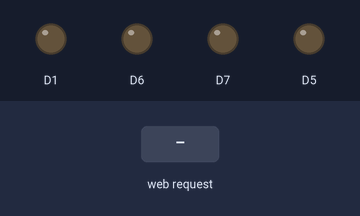
A sketch run on a simulated ESP8266 (NodeMCU). On the bench: output pins drawn as LEDs (lit = HIGH). Inputs (shaded band) come from the test bench. WiFi joins after 1.5 s; servers stay silent unless stated; what the sketch prints to the serial monitor is not drawn.

Above: at 2.7 s.
2.8 s: HTTP request GET /activar?activacion=1 received
At 4.0 s:
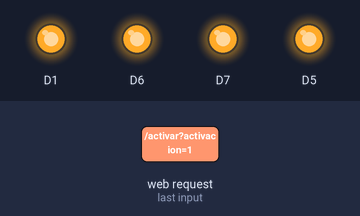
5.8 s: HTTP request GET /activar?activacion=0 received
At 6.3 s:
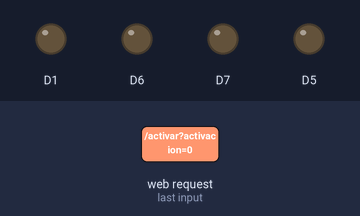
7.3 s: HTTP request GET /activar?activacion=120 received
At 8.7 s:
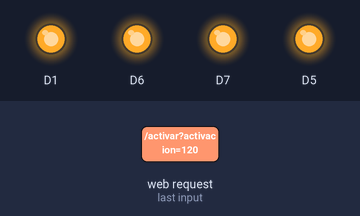
Timing chart, 0 to 9.8 s (numbered marks = the images above; inputs shaded):
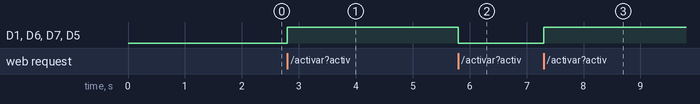

Measured:
- after the input at 2.8 s, D1, D6, D7, D5: LOW → HIGH at once
- after the input at 5.8 s, D1, D6, D7, D5: HIGH → LOW at once
- after the input at 7.3 s, D1, D6, D7, D5: LOW → HIGH at once

The sketch:

RELES_code_receptor.ino
```cpp
#include <ESP8266WiFi.h>
#include <ESP8266WebServer.h>

// --- Credenciales WiFi ---
const char* ssid     = "Proyecto_IOT";
const char* password = "Pr0yect010T";

// --- IP estática ---
IPAddress local_IP(172, 31, 0, 111);
IPAddress gateway(172, 31, 0, 1);
IPAddress subnet(255, 255, 255, 0);

// --- Servidor HTTP ---
ESP8266WebServer server(80);

// --- Pines de relés ---
#define RELAY_ON   1
#define RELAY_OFF  0

bool servidorIniciado    = false;
bool relesPorFalloWiFi   = false;
int  lastState           = RELAY_OFF;

void setRelays(int estado) {
  digitalWrite(D1, estado ? RELAY_ON : RELAY_OFF);
  digitalWrite(D5, estado ? RELAY_ON : RELAY_OFF);
  digitalWrite(D6, estado ? RELAY_ON : RELAY_OFF);
  digitalWrite(D7, estado ? RELAY_ON : RELAY_OFF);
}

void activarRelesPorDefecto() {
  setRelays(1);
  Serial.println("WiFi no disponible → relés ACTIVADOS (fallback).");
  relesPorFalloWiFi = true;
}

void manejarActivacion() {
  Serial.println("==> /activar INVOCADO");
  if (!server.hasArg("activacion")) {
    Serial.println("   ✖ falta arg ‘activacion’");
    server.send(400, "text/plain", "Falta argumento 'activacion'");
    return;
  }

  int estado = server.arg("activacion").toInt();
  Serial.printf("   • activacion = %d\n", estado);

  setRelays(estado);
  lastState        = estado;
  relesPorFalloWiFi = false;
  Serial.println( estado ? "   ✔ Relés ACTIVADOS" : "   ✔ Relés DESACTIVADOS" );

  // Forzar cierre del socket para evitar arrastrar conexiones viejas
  server.sendHeader("Connection", "close");
  server.send(200, "text/plain", "Recibido");
}

void setup() {
  Serial.begin(115200);
  pinMode(D1, OUTPUT);
  pinMode(D5, OUTPUT);
  pinMode(D6, OUTPUT);
  pinMode(D7, OUTPUT);
  setRelays(RELAY_OFF);

  // 1) Habilitar reconexión automática y persistencia
  WiFi.setAutoReconnect(true);
  WiFi.persistent(true);

  // 2) Configurar IP estática
  WiFi.config(local_IP, gateway, subnet);

  // 3) Iniciar conexión WiFi
  WiFi.begin(ssid, password);
  Serial.print("Conectando a WiFi");
  unsigned long inicio = millis();
  while (WiFi.status() != WL_CONNECTED && millis() - inicio < 10000) {
    delay(500);
    Serial.print(".");
  }
  Serial.println();

  // 4) Registrar ruta HTTP UNA sola vez
  server.on("/activar", manejarActivacion);

  // 5) Arrancar servidor o activar fallback
  if (WiFi.status() == WL_CONNECTED) {
    Serial.println("→ Conectado. IP: " + WiFi.localIP().toString());
    server.begin();
    servidorIniciado = true;
    Serial.println("Servidor HTTP iniciado");
  } else {
    Serial.println("! No conectado en setup. Activando fallback.");
    activarRelesPorDefecto();
  }
}

void loop() {
  if (WiFi.status() == WL_CONNECTED) {
    // Al reconectar, arrancar servidor y restaurar relés UNA sola vez
    if (!servidorIniciado) {
      Serial.println("WiFi reconectado → iniciando servidor...");
      server.begin();
      servidorIniciado = true;
      if (relesPorFalloWiFi) {
        setRelays(lastState);
        relesPorFalloWiFi = false;
        Serial.println("Restaurado último estado de relés");
      }
    }
    server.handleClient();
  }
  else {
    // Fallback: relés ON mientras no hay WiFi
    if (!relesPorFalloWiFi) {
      activarRelesPorDefecto();
    }
    // Reintento cada 5 s
    static unsigned long ultimoIntento = 0;
    if (millis() - ultimoIntento > 5000) {
      Serial.println("WiFi desconectado → reintentando conexión...");
      WiFi.reconnect();
      ultimoIntento = millis();
      servidorIniciado = false;  // forzar re-inicio del servidor al recobrar WiFi
    }
    // Ceder tiempo al stack de WiFi
    delay(1);
  }
}
```
